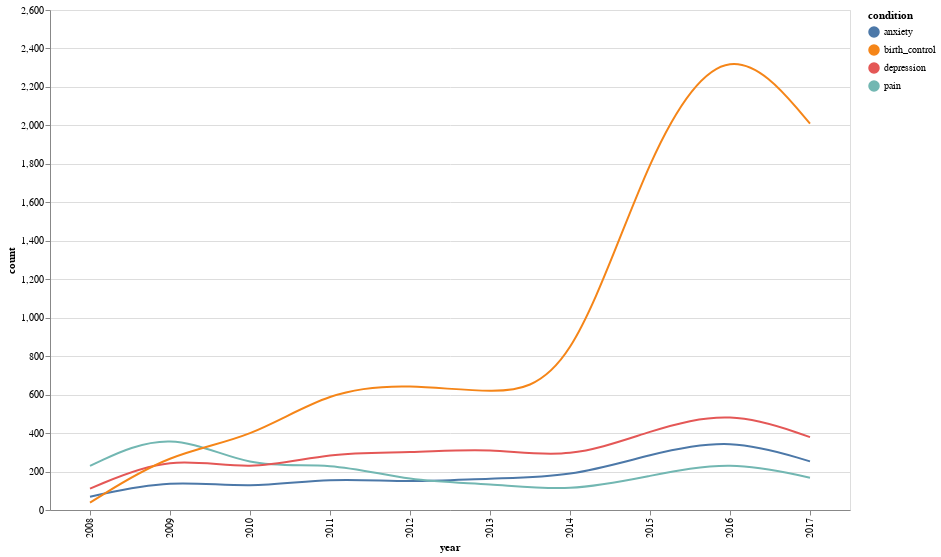

The code cell stored with this chart in its notebook:
### Code cell
nearest = alt.selection(type='single', nearest=True, on='mouseover',
                        fields=['year'], empty='none')
line = alt.Chart(source).mark_line(interpolate='basis').encode(
    x='year:N',
    y='count:Q',
    color='condition:N'
)
selectors = alt.Chart(source).mark_point().encode(
    x='year:N',
    opacity=alt.value(0),
).add_selection(
    nearest
)
points = line.mark_point().encode(
    opacity=alt.condition(nearest, alt.value(1), alt.value(0))
)
text = line.mark_text(align='left', dx=5, dy=-5).encode(
    text=alt.condition(nearest, 'count:Q', alt.value(' '))
)
rules = alt.Chart(source).mark_rule(color='gray').encode(
    x='year:N',
).transform_filter(
    nearest
)

# Put the five layers into a chart and bind the data
alt.layer(
    line, selectors, points, rules, text
).properties(
    width=800, height=500
)

### Figure 1 — Vega-Lite specification as saved in the notebook (floating-point values rounded to 4 significant figures)
{"config": {"view": {"continuousWidth": 400, "continuousHeight": 300}}, "layer": [{"mark": {"type": "line", "interpolate": "basis"}, "encoding": {"color": {"type": "nominal", "field": "condition"}, "x": {"type": "nominal", "field": "year"}, "y": {"type": "quantitative", "field": "count"}}}, {"mark": "point", "encoding": {"opacity": {"value": 0}, "x": {"type": "nominal", "field": "year"}}, "selection": {"selector010": {"type": "single", "nearest": true, "on": "mouseover", "fields": ["year"], "empty": "none"}}}, {"mark": "point", "encoding": {"color": {"type": "nominal", "field": "condition"}, "opacity": {"condition": {"value": 1, "selection": "selector010"}, "value": 0}, "x": {"type": "nominal", "field": "year"}, "y": {"type": "quantitative", "field": "count"}}}, {"mark": {"type": "rule", "color": "gray"}, "encoding": {"x": {"type": "nominal", "field": "year"}}, "transform": [{"filter": {"selection": "selector010"}}]}, {"mark": {"type": "text", "align": "left", "dx": 5, "dy": -5}, "encoding": {"color": {"type": "nominal", "field": "condition"}, "text": {"condition": {"type": "quantitative", "field": "count", "selection": "selector010"}, "value": " "}, "x": {"type": "nominal", "field": "year"}, "y": {"type": "quantitative", "field": "count"}}}], "data": {"name": "data-cb9bcb8960fcd6766929ff2a2908da67"}, "height": 500, "width": 800, "$schema": "https://vega.github.io/schema/vega-lite/v4.8.1.json", "datasets": {"data-cb9bcb8960fcd6766929ff2a2908da67": [{"year": 2008, "condition": "anxiety", "count": 69}, {"year": 2009, "condition": "anxiety", "count": 160}, {"year": 2010, "condition": "anxiety", "count": 111}, {"year": 2011, "condition": "anxiety", "count": 169}, {"year": 2012, "condition": "anxiety", "count": 142}, {"year": 2013, "condition": "anxiety", "count": 166}, {"year": 2014, "condition": "anxiety", "count": 170}, {"year": 2015, "condition": "anxiety", "count": 290}, {"year": 2016, "condition": "anxiety", "count": 378}, {"year": 2017, "condition": "anxiety", "count": 253}, {"year": 2008, "condition": "pain", "count": 229}, {"year": 2009, "condition": "pain", "count": 425}, {"year": 2010, "condition": "pain", "count": 208}, {"year": 2011, "condition": "pain", "count": 253}, {"year": 2012, "condition": "pain", "count": 147}, {"year": 2013, "condition": "pain", "count": 139}, {"year": 2014, "condition": "pain", "count": 94}, {"year": 2015, "condition": "pain", "count": 178}, {"year": 2016, "condition": "pain", "count": 259}, {"year": 2017, "condition": "pain", "count": 168}, {"year": 2008, "condition": "depression", "count": 111}, {"year": 2009, "condition": "depression", "count": 288}, {"year": 2010, "condition": "depression", "count": 198}, {"year": 2011, "condition": "depression", "count": 302}, {"year": 2012, "condition": "depression", "count": 295}, {"year": 2013, "condition": "depression", "count": 324}, {"year": 2014, "condition": "depression", "count": 262}, {"year": 2015, "condition": "depression", "count": 413}, {"year": 2016, "condition": "depression", "count": 523}, {"year": 2017, "condition": "depression", "count": 379}, {"year": 2008, "condition": "birth_control", "count": 38}, {"year": 2009, "condition": "birth_control", "count": 298}, {"year": 2010, "condition": "birth_control", "count": 369}, {"year": 2011, "condition": "birth_control", "count": 625}, {"year": 2012, "condition": "birth_control", "count": 655}, {"year": 2013, "condition": "birth_control", "count": 605}, {"year": 2014, "condition": "birth_control", "count": 646}, {"year": 2015, "condition": "birth_control", "count": 1904}, {"year": 2016, "condition": "birth_control", "count": 2499}, {"year": 2017, "condition": "birth_control", "count": 2009}]}}
